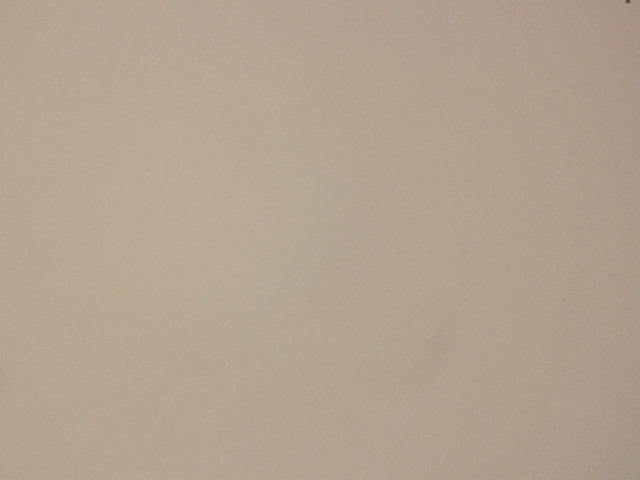
#> input picture Data/white-yellowTransitionFilm_img.jpg, 1280 x 960 px (shown at 1/2 size); its folder holds 6 pictures in this run
$ jupyter execute 'Calculating Thickness from Colour Information.ipynb'   (shell and % lines are left out)
#> lines starting #> are read from the running program, lines starting #| are printed output that depends on the picture
[cell 1]
#dep: https://www.colour-science.org/installation-guide/

import numpy as np
import matplotlib as mpl
import matplotlib.pyplot as plt
import math

import pandas as pd

import cv2

Let's start by initializing some constants for our material, and using them to create a reflectivity distribution based on material thickness.

[cell 2]
n = 1.52; #Index of refraction for 8cb (updated to 1.52 for 8cb)
L = 1.6; #Thickness of a single 8cb layer in nm (3.2 is 2 layers thick)
Lr = 650; #wavelength in nm for red light
Lg = 550; #wavelength in nm for green light
Lb = 450; #wavelength in nm for blue light
cosT = 1; #cosine of the internal angle of reflection; 0 degrees for our setup

h = np.array([]); #Range of possible thicknesses
rang = 450; #range of possible thicknesses, to restrict false positives
for x in range(10,10*rang,1):
    h = np.append(h,float(x/10))

r0 = (n-1)/(n+1)
Br = (4*(math.pi)*n*h)/Lr #Beta for the red spectrum, with h factored out
Bg = (4*(math.pi)*n*h)/Lg #Beta for the green spectrum, with h factored out
Bb = (4*(math.pi)*n*h)/Lb #Beta for the blue spectrum, with h factored out

BHr = np.array([Br,h])
BHr = np.transpose(BHr) #List of beta values for varying values of thickness, h, for red spectrum

BHg = np.array([Bg,h])
BHg = np.transpose(BHg)#List of beta values for varying values of thickness, h, for green spectrum

BHb = np.array([Bb,h])
BHb = np.transpose(BHb)#List of beta values for varying values of thickness, h, for blue spectrum

Rr = 2*(1-np.cos(Br))/(np.power(r0,2)+np.power(r0,-2)-2*np.cos(Br))

Rg = 2*(1-np.cos(Bg))/(np.power(r0,2)+np.power(r0,-2)-2*np.cos(Bg))

Rb = 2*(1-np.cos(Bb))/(np.power(r0,2)+np.power(r0,-2)-2*np.cos(Bb))


fig,ax = plt.subplots(figsize = (10,5))
ax.plot(h, Rr, color='red')
ax.plot(h, Rg, color='green')
ax.plot(h, Rb, color='blue')
ax.set_xlabel('Thickness (nm)')
ax.set_ylabel('Intensity')
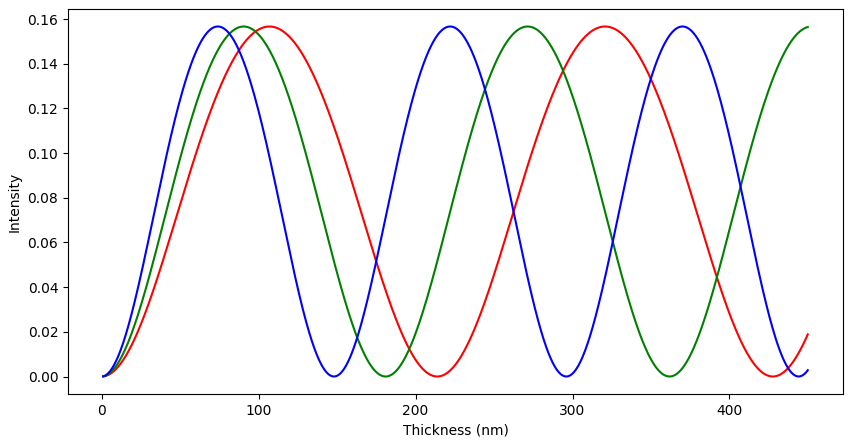
#> figure drawn by matplotlib, 1 panel; curve peaks at x = 106.9, y = 0.157; curve peaks at x = 271.4, y = 0.157; curve peaks at x = 74, y = 0.157

[cell 3]
#This normalizes the functions by removing the intensity from the equation, simplifying to pure RGB data
norm = np.sqrt(np.power(Rr,2)+np.power(Rg,2)+np.power(Rb,2))
NRr = Rr/norm
NRg = Rg/norm
NRb = Rb/norm

fig,ax = plt.subplots(figsize = (10,5))
ax.plot(h, NRr, color='red')
ax.plot(h, NRg, color='green')
ax.plot(h, NRb, color='blue')
ax.set_xlabel('Thickness (nm)')
ax.set_ylabel('Normalized Color Coordinates')
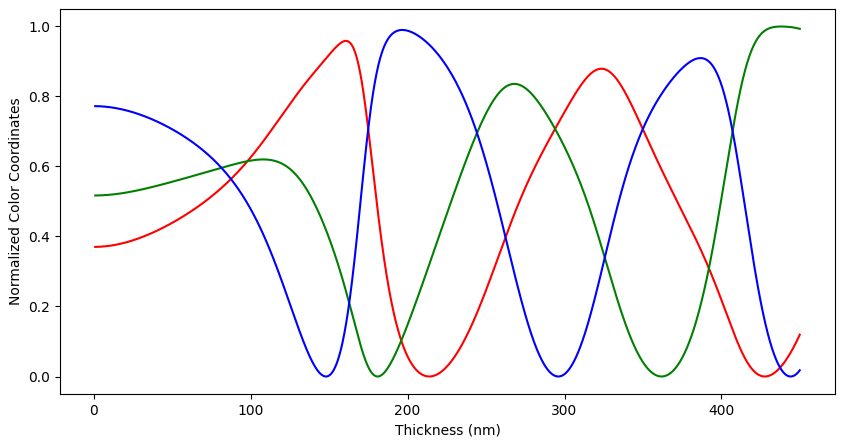
#> figure drawn by matplotlib, 1 panel; curve peaks at x = 160.7, y = 0.958; curve peaks at x = 437.9, y = 0.999; curve peaks at x = 196.6, y = 0.99

## Determining the reflectivity of a film based on color data

[cell 4]
#Insert your image here and declare it as the variable im so that the program can read it.

prefix = "./Data/"
fileName = prefix + 'white-yellowTransitionFilm_img.jpg'

im = plt.imread(fileName)
#> im is the input picture: shape (960, 1280, 3); mean R, G, B 178.6, 162.1, 143.6
# im = plt.imread(prefix + 'redFilm_img.jpg')

[cell 5]
#This brings up a pop-up window of the film and lets you select the are of the film you want to measure from by hand: press 0 when finished.

coords = []
def click_event(event, x, y, flags, params):
    if event == cv2.EVENT_LBUTTONDOWN:
        global coords
        coords = [int(y), int(x)]
        print(coords)

while(1):
    img = cv2.imread(fileName, 1)
    #img = cv2.resize(img, (2048,1643))
    cv2.imshow('image', img)
    cv2.setMouseCallback('image', click_event)
    k = cv2.waitKey(33)
#> (key Esc is pressed here)
    if coords != []:
        cv2.destroyAllWindows()
        break
